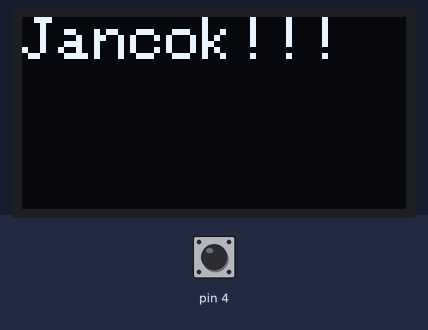
The sketch below on a simulated Arduino Nano, built with avr-gcc and run on an emulated ATmega328P. Shown: 128×64 one-colour display. The inputs (shaded band) are chosen by the test bench; at power-on: pin 4 HIGH.

Above: at 4.8 s.
4.9 s: pin 4 pulled LOW for 2.35 s
At 7.1 s:
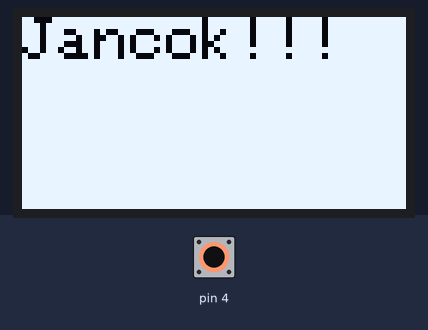
Timing chart, 0 to 8.6 s (numbered marks = the images above; inputs shaded):
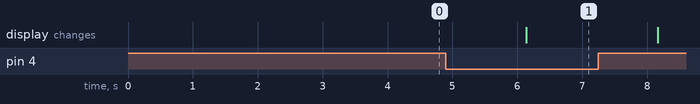

Measured:
- after the input at 4.9 s, the display: changes after 1.2 s (image 1)

The sketch:

Scroll_Text.ino
```cpp
#include <Wire.h>
#include <Adafruit_GFX.h>
#include <Adafruit_SSD1306.h>


#define SCREEN_WIDTH 128 // OLED display width, in pixels
#define SCREEN_HEIGHT 64 // OLED display height, in pixels
#define OLED_RESET     4 // Reset pin # (or -1 if sharing Arduino reset pin)

Adafruit_SSD1306 display(SCREEN_WIDTH, SCREEN_HEIGHT, &Wire, OLED_RESET);

void setup() {
  Serial.begin(9600);
  pinMode(4, INPUT);
  digitalWrite(4, HIGH);

  // SSD1306_SWITCHCAPVCC = generate display voltage from 3.3V internally
 display.begin(SSD1306_SWITCHCAPVCC, 0x3C);

  // Clear the buffer
  display.clearDisplay();
}

void loop() {
  if (digitalRead(4) == LOW) {
    display.invertDisplay(true);

  }
  else {
    display.invertDisplay(false);
  }
  //gambarTitik();
  menu();

}


void gambarTitik(void) {

  int x = analogRead(A6);
  x = map(x, 0, 1023, 0, 128);

  int y = analogRead(A7);
  y = map(y, 0, 1023, 0, 64);

  display.clearDisplay();
  display.setCursor(0, 0);

  display.setTextSize(1);
  display.setTextColor(WHITE);

  display.println(x);
  display.println(y);

  display.drawPixel(x, y, WHITE);
  display.drawCircle(x, y, 3, WHITE);

  display.display();

  delay(10);
}

void menu()
{
  display.clearDisplay();
  display.setTextSize(2);
  display.setTextColor(WHITE);
  display.setCursor(0, 0);
  display.println(F("Jancok!!!"));
  display.display();
  delay(2000);
}
```
